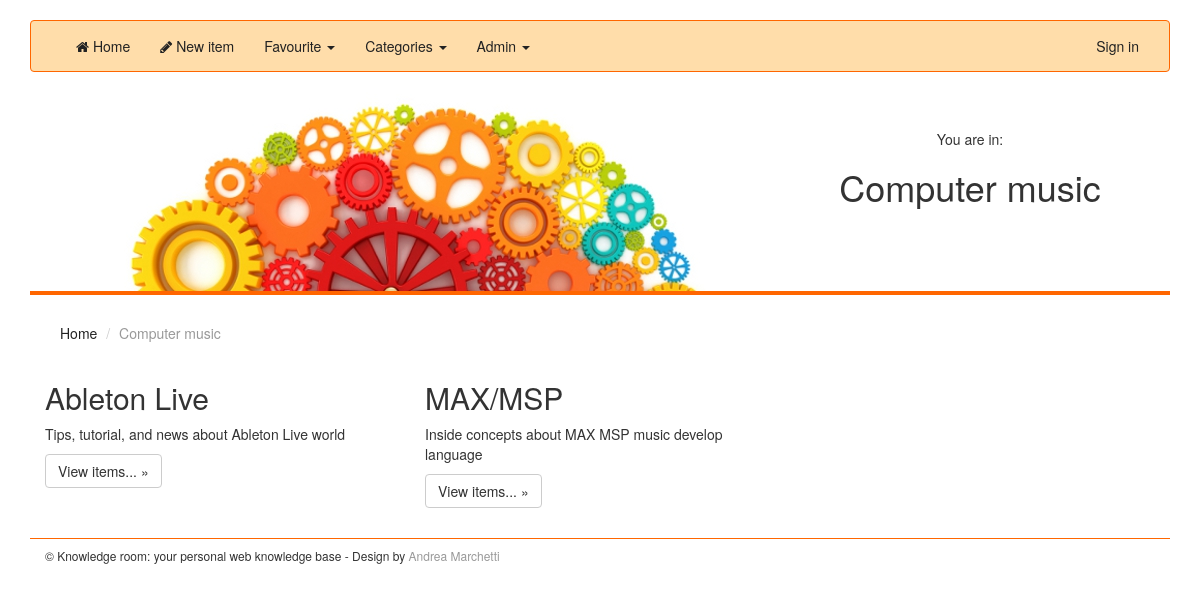
Screenshot of /subcategories.php?cat=Computer music with the database file from the repository.
### tables this page shows
CREATE TABLE IF NOT EXISTS `subCategory` (
  `subCategoryId` INT NOT NULL AUTO_INCREMENT,
  `subCategoryName` VARCHAR(100) NOT NULL,
  `subCategoryDescription` TEXT NULL,
  `topCategory` VARCHAR(100) NOT NULL,
  PRIMARY KEY (`subCategoryId`),
  INDEX `fk_subCategory_category_idx` (`topCategory` ASC),
  UNIQUE INDEX `subCategoryName_UNIQUE` (`subCategoryName` ASC),
  CONSTRAINT `fk_subCategory_category`
    FOREIGN KEY (`topCategory`)
    REFERENCES `topCategory` (`categoryName`)
    ON DELETE NO ACTION
    ON UPDATE CASCADE);

### include/DB/dbUtility.php (called while the page is built, shortened)
<?php
class dbUtility{
	public static function queryToDB($conn, $queryText){
		if(isset($conn)){
			$myQuery=mysqli_query($conn, $queryText);
		return $myQuery;
		}
		else return false;
	}
}

### subcategories.php (the view, shortened to what this page needs)
<?php
@ require 'include/DB/dbUtility.php';
@ require 'include/DB/dbData.php';
?>
<?php
$dbConn = dbUtility::connectToDB ( $HOST, $USER, $PASSWORD, $DB );
?>
<!DOCTYPE html>
<html lang="en">
<head>
<link href="css/reset/reset.css" rel="stylesheet">
<link href="css/bootstrap/bootstrap.css" rel="stylesheet">
<link href="css/custom/style.css" rel="stylesheet">
<link href="css/custom/navbar-orange.css" rel="stylesheet">
<link href="css/font-awesome/css/font-awesome.min.css" rel="stylesheet">
</head>
<body>
	<div class="container">
		<div class="navbar navbar-default navbar-orange" role="navigation">
			<div class="container-fluid">
				<div class="navbar-collapse collapse">
					<ul class="nav navbar-nav">
						<li><a href="index.php"><div class="fa fa-home"></div> Home</a></li>
						<li><a href="#"><div class="fa fa-pencil"></div> New item</a></li>
						<li class="dropdown"><a href="#" class="dropdown-toggle"
							data-toggle="dropdown">Favourite <b class="caret"></b></a>
							</li>
						<li class="dropdown"><a href="#" class="dropdown-toggle"
							data-toggle="dropdown">Categories <b class="caret"></b></a>
							</li>
						<li class="dropdown"><a href="#" class="dropdown-toggle"
							data-toggle="dropdown">Admin <b class="caret"></b></a>
							</li>
					</ul>
					<ul class="nav navbar-nav navbar-right">
						<li><a href="#">Sign in</a></li>
					</ul>
				</div>
			</div>
		</div>
		<div class="col-md-12">
			<div class="col-md-8 topBanner">
				<img src="img/gear.jpg" class="img-responsive">
			</div>
			<div class="col-md-4 topSlogan text-center">
				<br>
				<h5>You are in:</h5>
				<h1><?php echo"" . $_GET ['cat'] . "";?></h1>
			</div>
		</div>
		<div class="col-md-12 contentDisplayer">
			<br><br>
			<ol class="breadcrumb">
				<li><a href="index.php">Home</a></li>
				<li class="active"><?php echo"" . $_GET ['cat'] . "";?></li>
			</ol>
			<div class="row">
				<?php
				$queryText = "SELECT * FROM subCategory WHERE topCategory='" . $_GET ['cat'] . "'";
				$query = dbUtility::queryToDB ( $dbConn, $queryText );
				while ( $row = mysqli_fetch_array ( $query ) ) :
					?>
					<div class="col-6 col-sm-6 col-lg-4">
					<?php
					echo "<h2>" . $row ['subCategoryName'] . "</h2>";
					echo "<p>" . $row ['subCategoryDescription'] . "</p>";
					?>
					<p>
						<a class="btn btn-default"
							href="<?php echo"resource.php?cat=".$_GET ['cat']."&subCat=" . $row ['subCategoryName'] . "";?>"
							role="button">View items... &raquo;</a>
					</p>
					<br>
				</div>
				<?php
				endwhile
				;
				?>
			</div>
		</div>
		<footer>
			<div class="col-md-12 footerContainer text-left">
				<h6>
					&copy; Knowledge room: your personal web knowledge base - Design by
					<a href="">Andrea Marchetti</a>
				</h6>
			</div>
		</footer>
	</div>
</body>
</html>

### css/custom/style.css (style rules this page uses)
html, body { overflow-x: hidden; }
body { padding-bottom: 20px; padding-top:20px; }
a { color:#999999; }
.navbar { margin-bottom: 20px; }
.topBanner { background-color:#FFF; }
.topSlogan { padding-top:10px; padding-bottom:20px; }
.contentDisplayer { border-top: solid 4px #FF6600; }
.footerContainer { border-top: solid 1px #FF6600; }
.breadcrumb { margin-bottom: 10px; margin-top: -20px; background-color: transparent; }
.breadcrumb > li a { color:#222222; }
.breadcrumb > .active { color: #999; }

### css/custom/navbar-orange.css (style rules this page uses)
.navbar-orange { background-color: #FFDDAA; border-color: #FF6600; }
.navbar-orange .navbar-collapse, .navbar-orange .navbar-form { border-color: #FF6600; }
.navbar-orange .navbar-nav > li > a { color: #222222; }

### rows the page displays
subcategory: subCategoryName "Ableton Live", subCategoryDescription "Tips, tutorial, and news about Ableton Live world"
subcategory: subCategoryName "MAX/MSP", subCategoryDescription "Inside concepts about MAX MSP music develop language"

### other values shown
$_GET ['cat'] "Computer music"
